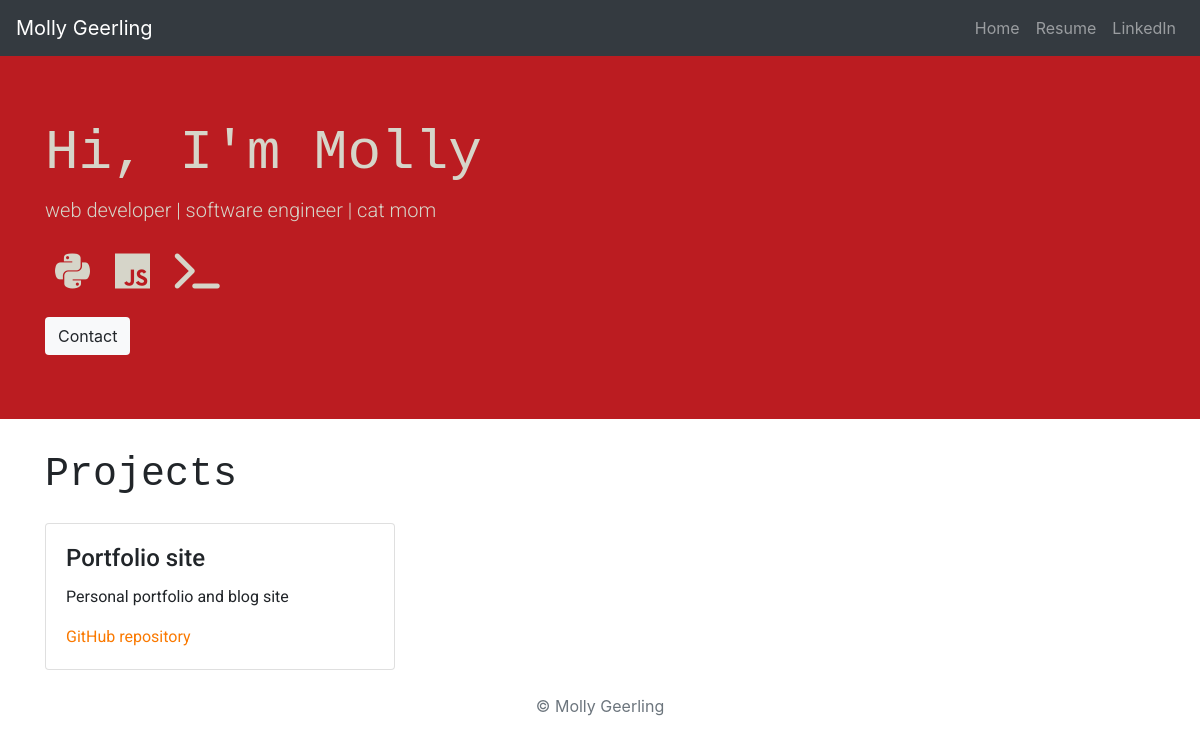
/, run on an earlier commit of the app's database.
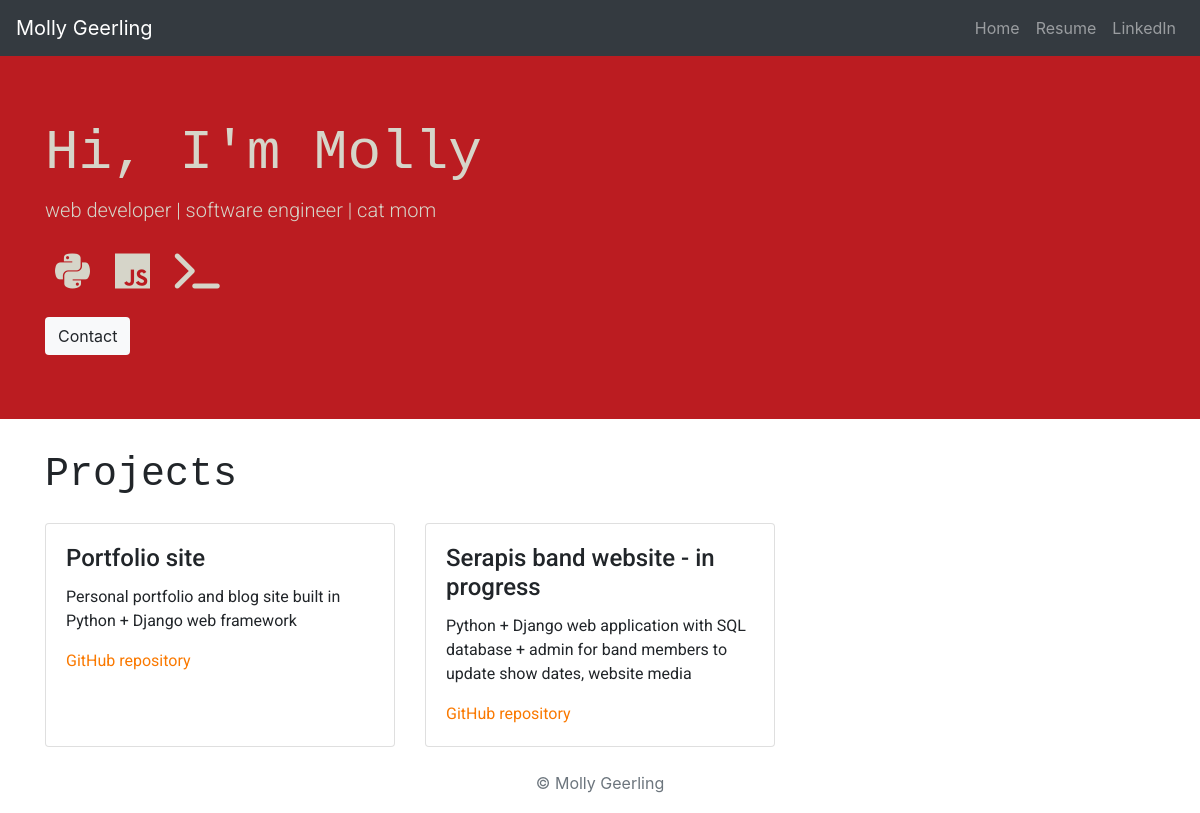
And on a later commit of the database.
### portfolio/models.py (models this page shows, shortened)
class Project(models.Model):
    name = models.CharField(max_length=100)
    description = models.CharField(max_length=300)
    date = models.DateField(blank=True)
    image = models.ImageField(upload_to='portfolio/images/', blank=True)
    url = models.URLField(blank=True)
    repo = models.URLField(blank=True)

### portfolio/views.py (the view)
# urls.py: 2. Add a URL to urlpatterns:  path('', views.home, name='home')
def home(request):
    projects = Project.objects.all()
    return render(request, 'portfolio/home.html', {'projects': projects})

### portfolio/templates/portfolio/home.html
{% extends 'portfolio/base.html' %}
{% block content %}
{% load static %}
<div class="jumbotron jumbotron-fluid">
  <div class="container">
    <h1 class="display-4 greeting">Hi, I'm Molly</h1>
    <p class="lead title">web developer | software engineer | cat mom</p>
    <p class="lead title">
      <i class="fab fa-python fa-2x icons"></i>
      <i class="fab fa-js fa-2x icons"></i>
      <i class="fas fa-terminal fa-2x icons"></i>
    </p>
    <a href="mailto:mollygeerling@gmail.com"><button type="button" class="btn bg-light">Contact</button></a>
  </div>
</div>
<div class="container">
  <h1 class="my-4">Projects</h1 class="my-4">
  <div class="row">
    {% for project in projects %}
    <div class="col-lg-4 col-sm-6 mb-4">
      <div class="card h-100">
        <div class="card-body">
          <h4 class="card-title">{{ project.name }}</h4>
          <p class="card-text">{{ project.description }}</p>
          <a class="home-link" href="{{ project.repo }}"><p class="card-text">GitHub repository</p></a>
        </div>
      </div>
    </div>
    {% endfor %}
</div>
{% endblock %}

### portfolio/templates/portfolio/base.html (shortened to what this page needs)
{% load static %}
<!doctype html>
<html lang="en">
  <head>
    <link rel="stylesheet" href="{% static "portfolio/styles.css" %}">
    <link rel="stylesheet" href="https://cdn.jsdelivr.net/npm/bootstrap@4.5.3/dist/css/bootstrap.min.css">
  </head>
  <body>
  <nav class="navbar navbar-expand-lg navbar-dark bg-dark">
  <a class="navbar-brand" href="{% url 'home' %}">Molly Geerling</a>
  <div class="collapse navbar-collapse" id="navbarNav">
    <ul class="navbar-nav ml-auto">
      <li class="nav-item">
        <a class="nav-link" href="{% url 'home' %}">Home<span class="sr-only">(current)</span></a>
      </li>
      <li class="nav-item">
        <a class="nav-link" href="{% static 'portfolio/MollyGeerlingResume.pdf' %}">Resume</a>
      </li>
      <li class="nav-item">
            <a class="nav-link" href="https://www.linkedin.com/in/mollygeerling/" target="_blank">LinkedIn</a>
          </li>
    </ul>
  </div>
</nav>
  {% block content %}
  {% endblock %}
  <footer class="footer">
    <div class="container text-center">
      <span class="text-muted copyright-text">&copy; Molly Geerling</span>
    </div>
  </footer>
  </body>
</html>

### portfolio/static/portfolio/styles.css (style rules this page uses)
.greeting { font-family: 'Roboto Mono', monospace; color: #d6d5c9; }
h1 { font-family: 'Roboto Mono', monospace; }
.jumbotron { background-color: #bb1c21!important; }
h4, p { font-family: 'Roboto'; }
.title { color: #d6d5c9; }
.icons { padding: 10px; }
.copyright-text { padding-bottom: 20px; }
.home-link { color: #fa7900; }

What changed in the data, as far as the page shows it:
changed Project "Portfolio site": description "Personal portfolio and blog site" → "Personal portfolio and blog site built in Python + Django web framework"
added Project: name "Serapis band website - in progress", description "Python + Django web application with SQL database + admin for band members to update show dates, website media"
